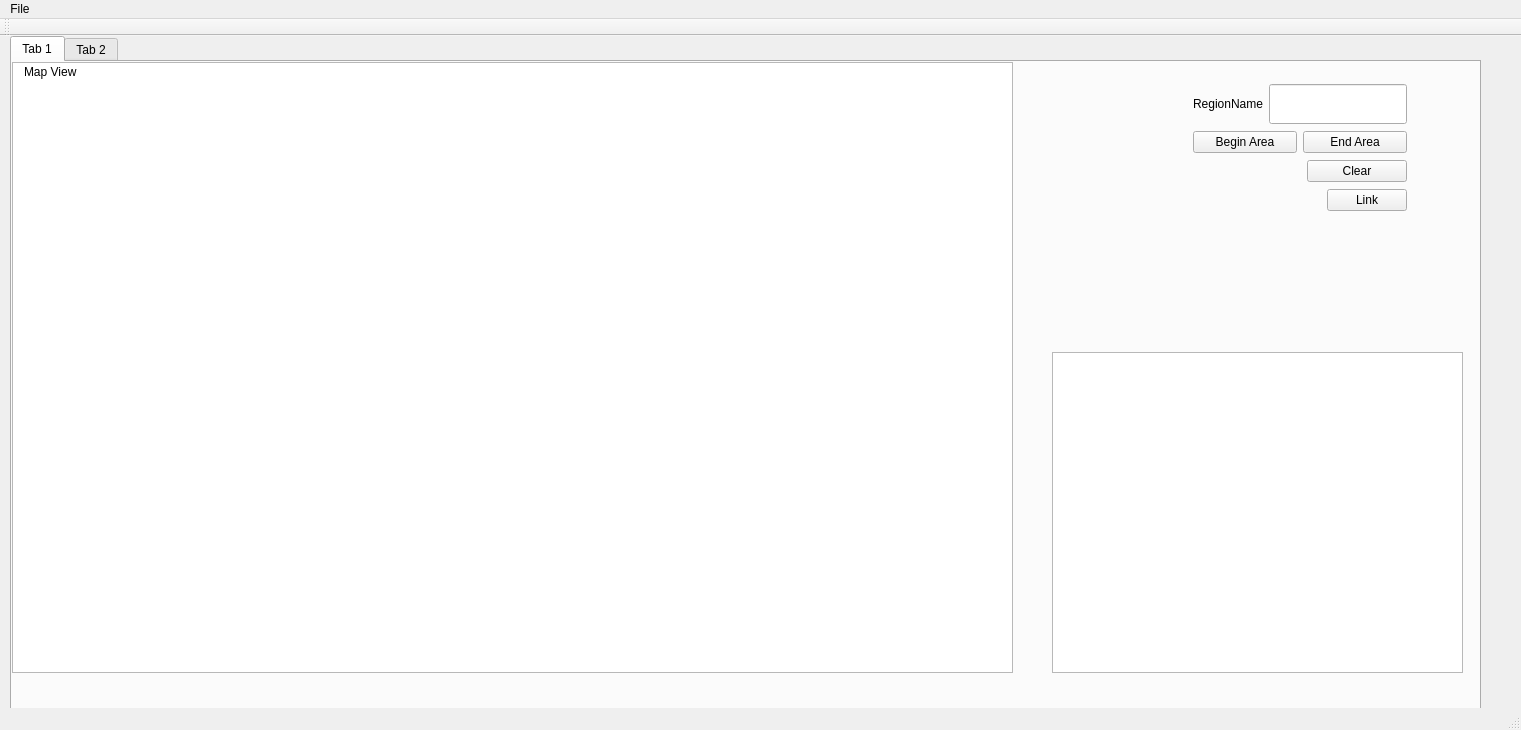
<?xml version="1.0" encoding="UTF-8"?>
<ui version="4.0">
 <class>MainWindow</class>
 <widget class="QMainWindow" name="MainWindow">
  <property name="geometry">
   <rect>
    <x>0</x>
    <y>0</y>
    <width>1521</width>
    <height>730</height>
   </rect>
  </property>
  <property name="windowTitle">
   <string>MainWindow</string>
  </property>
  <widget class="QWidget" name="centralWidget">
   <property name="sizePolicy">
    <sizepolicy hsizetype="Maximum" vsizetype="Maximum">
     <horstretch>0</horstretch>
     <verstretch>0</verstretch>
    </sizepolicy>
   </property>
   <widget class="QTabWidget" name="tabWidget">
    <property name="geometry">
     <rect>
      <x>10</x>
      <y>0</y>
      <width>1471</width>
      <height>701</height>
     </rect>
    </property>
    <property name="currentIndex">
     <number>0</number>
    </property>
    <widget class="QWidget" name="widget">
     <property name="sizePolicy">
      <sizepolicy hsizetype="Maximum" vsizetype="Maximum">
       <horstretch>0</horstretch>
       <verstretch>0</verstretch>
      </sizepolicy>
     </property>
     <attribute name="title">
      <string>Tab 1</string>
     </attribute>
     <widget class="QPlainTextEdit" name="logText">
      <property name="geometry">
       <rect>
        <x>1040</x>
        <y>290</y>
        <width>411</width>
        <height>321</height>
       </rect>
      </property>
     </widget>
     <widget class="QGraphicsView" name="mapView">
      <property name="geometry">
       <rect>
        <x>0</x>
        <y>0</y>
        <width>1001</width>
        <height>611</height>
       </rect>
      </property>
      <property name="cursor" stdset="0">
       <cursorShape>CrossCursor</cursorShape>
      </property>
      <property name="mouseTracking">
       <bool>true</bool>
      </property>
     </widget>
     <widget class="QLabel" name="label">
      <property name="geometry">
       <rect>
        <x>12</x>
        <y>2</y>
        <width>61</width>
        <height>16</height>
       </rect>
      </property>
      <property name="text">
       <string>Map View</string>
      </property>
     </widget>
     <widget class="QWidget" name="layoutWidget">
      <property name="geometry">
       <rect>
        <x>1170</x>
        <y>10</y>
        <width>236</width>
        <height>152</height>
       </rect>
      </property>
      <layout class="QVBoxLayout" name="verticalLayout">
       <item>
        <layout class="QHBoxLayout" name="horizontalLayout">
         <property name="sizeConstraint">
          <enum>QLayout::SetMinimumSize</enum>
         </property>
         <item>
          <widget class="QLabel" name="label_2">
           <property name="maximumSize">
            <size>
             <width>100</width>
             <height>40</height>
            </size>
           </property>
           <property name="text">
            <string>RegionName</string>
           </property>
          </widget>
         </item>
         <item>
          <widget class="QLineEdit" name="regionName">
           <property name="sizePolicy">
            <sizepolicy hsizetype="MinimumExpanding" vsizetype="Fixed">
             <horstretch>0</horstretch>
             <verstretch>0</verstretch>
            </sizepolicy>
           </property>
           <property name="maximumSize">
            <size>
             <width>200</width>
             <height>40</height>
            </size>
           </property>
          </widget>
         </item>
        </layout>
       </item>
       <item>
        <layout class="QHBoxLayout" name="horizontalLayout_2">
         <property name="sizeConstraint">
          <enum>QLayout::SetMinimumSize</enum>
         </property>
         <item>
          <widget class="QPushButton" name="beginButton">
           <property name="sizePolicy">
            <sizepolicy hsizetype="MinimumExpanding" vsizetype="Fixed">
             <horstretch>0</horstretch>
             <verstretch>0</verstretch>
            </sizepolicy>
           </property>
           <property name="text">
            <string>Begin Area</string>
           </property>
          </widget>
         </item>
         <item>
          <widget class="QPushButton" name="endButton">
           <property name="sizePolicy">
            <sizepolicy hsizetype="MinimumExpanding" vsizetype="Fixed">
             <horstretch>0</horstretch>
             <verstretch>0</verstretch>
            </sizepolicy>
           </property>
           <property name="text">
            <string>End Area</string>
           </property>
          </widget>
         </item>
        </layout>
       </item>
       <item>
        <layout class="QHBoxLayout" name="horizontalLayout_3">
         <property name="sizeConstraint">
          <enum>QLayout::SetMinimumSize</enum>
         </property>
         <item>
          <spacer name="horizontalSpacer">
           <property name="orientation">
            <enum>Qt::Horizontal</enum>
           </property>
           <property name="sizeHint" stdset="0">
            <size>
             <width>40</width>
             <height>20</height>
            </size>
           </property>
          </spacer>
         </item>
         <item>
          <widget class="QPushButton" name="clearButton">
           <property name="sizePolicy">
            <sizepolicy hsizetype="Fixed" vsizetype="Fixed">
             <horstretch>0</horstretch>
             <verstretch>0</verstretch>
            </sizepolicy>
           </property>
           <property name="minimumSize">
            <size>
             <width>100</width>
             <height>0</height>
            </size>
           </property>
           <property name="text">
            <string>Clear</string>
           </property>
          </widget>
         </item>
        </layout>
       </item>
       <item>
        <layout class="QHBoxLayout" name="horizontalLayout_4">
         <item>
          <spacer name="horizontalSpacer_2">
           <property name="orientation">
            <enum>Qt::Horizontal</enum>
           </property>
           <property name="sizeHint" stdset="0">
            <size>
             <width>40</width>
             <height>20</height>
            </size>
           </property>
          </spacer>
         </item>
         <item>
          <widget class="QPushButton" name="linkButton">
           <property name="text">
            <string>Link</string>
           </property>
          </widget>
         </item>
        </layout>
       </item>
      </layout>
     </widget>
    </widget>
    <widget class="QWidget" name="tab_2">
     <attribute name="title">
      <string>Tab 2</string>
     </attribute>
    </widget>
   </widget>
  </widget>
  <widget class="QMenuBar" name="menuBar">
   <property name="geometry">
    <rect>
     <x>0</x>
     <y>0</y>
     <width>1521</width>
     <height>22</height>
    </rect>
   </property>
   <widget class="QMenu" name="menuFile">
    <property name="title">
     <string>File</string>
    </property>
    <addaction name="actionOpen"/>
    <addaction name="actionSave"/>
   </widget>
   <addaction name="menuFile"/>
  </widget>
  <widget class="QToolBar" name="mainToolBar">
   <attribute name="toolBarArea">
    <enum>TopToolBarArea</enum>
   </attribute>
   <attribute name="toolBarBreak">
    <bool>false</bool>
   </attribute>
  </widget>
  <widget class="QStatusBar" name="statusBar"/>
  <action name="actionOpen">
   <property name="text">
    <string>Open</string>
   </property>
  </action>
  <action name="actionSave">
   <property name="text">
    <string>Save</string>
   </property>
  </action>
 </widget>
 <layoutdefault spacing="6" margin="11"/>
 <resources/>
 <connections>
  <connection>
   <sender>beginButton</sender>
   <signal>clicked()</signal>
   <receiver>MainWindow</receiver>
   <slot>beginRegion()</slot>
   <hints>
    <hint type="sourcelabel">
     <x>1096</x>
     <y>137</y>
    </hint>
    <hint type="destinationlabel">
     <x>653</x>
     <y>362</y>
    </hint>
   </hints>
  </connection>
  <connection>
   <sender>endButton</sender>
   <signal>clicked()</signal>
   <receiver>MainWindow</receiver>
   <slot>endRegion()</slot>
   <hints>
    <hint type="sourcelabel">
     <x>1225</x>
     <y>137</y>
    </hint>
    <hint type="destinationlabel">
     <x>653</x>
     <y>362</y>
    </hint>
   </hints>
  </connection>
  <connection>
   <sender>clearButton</sender>
   <signal>clicked()</signal>
   <receiver>MainWindow</receiver>
   <slot>clearRegion()</slot>
   <hints>
    <hint type="sourcelabel">
     <x>1238</x>
     <y>176</y>
    </hint>
    <hint type="destinationlabel">
     <x>653</x>
     <y>362</y>
    </hint>
   </hints>
  </connection>
  <connection>
   <sender>actionOpen</sender>
   <signal>triggered()</signal>
   <receiver>MainWindow</receiver>
   <slot>actionOpen()</slot>
   <hints>
    <hint type="sourcelabel">
     <x>-1</x>
     <y>-1</y>
    </hint>
    <hint type="destinationlabel">
     <x>653</x>
     <y>362</y>
    </hint>
   </hints>
  </connection>
  <connection>
   <sender>actionSave</sender>
   <signal>triggered()</signal>
   <receiver>MainWindow</receiver>
   <slot>actionSave()</slot>
   <hints>
    <hint type="sourcelabel">
     <x>-1</x>
     <y>-1</y>
    </hint>
    <hint type="destinationlabel">
     <x>653</x>
     <y>362</y>
    </hint>
   </hints>
  </connection>
  <connection>
   <sender>linkButton</sender>
   <signal>clicked()</signal>
   <receiver>MainWindow</receiver>
   <slot>link()</slot>
   <hints>
    <hint type="sourcelabel">
     <x>1373</x>
     <y>205</y>
    </hint>
    <hint type="destinationlabel">
     <x>760</x>
     <y>364</y>
    </hint>
   </hints>
  </connection>
 </connections>
 <slots>
  <slot>beginRegion()</slot>
  <slot>endRegion()</slot>
  <slot>clearRegion()</slot>
  <slot>pointClicked(QPoint)</slot>
  <slot>actionOpen()</slot>
  <slot>actionSave()</slot>
  <slot>link()</slot>
 </slots>
</ui>
